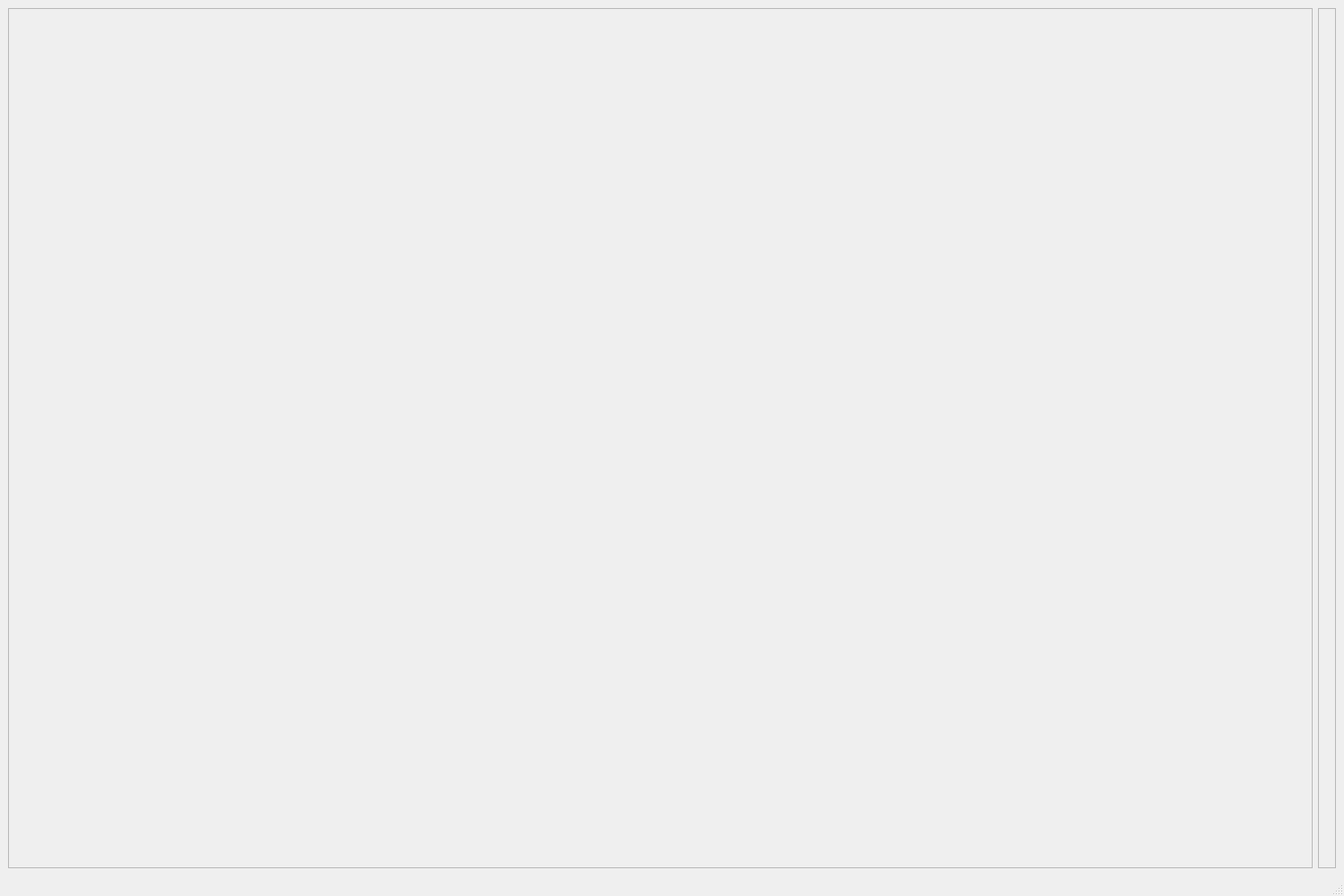
<?xml version="1.0" encoding="UTF-8"?>
<ui version="4.0">
 <class>MainWindow</class>
 <widget class="QMainWindow" name="MainWindow">
  <property name="geometry">
   <rect>
    <x>0</x>
    <y>0</y>
    <width>1500</width>
    <height>1000</height>
   </rect>
  </property>
  <property name="sizePolicy">
   <sizepolicy hsizetype="Fixed" vsizetype="Fixed">
    <horstretch>0</horstretch>
    <verstretch>0</verstretch>
   </sizepolicy>
  </property>
  <property name="minimumSize">
   <size>
    <width>1500</width>
    <height>1000</height>
   </size>
  </property>
  <property name="maximumSize">
   <size>
    <width>1500</width>
    <height>1000</height>
   </size>
  </property>
  <property name="windowTitle">
   <string>DLS Ptychography Beamline Viewer</string>
  </property>
  <widget class="QWidget" name="centralwidget">
   <property name="accessibleName">
    <string>specialframe</string>
   </property>
   <layout class="QGridLayout" name="gridLayout">
    <item row="0" column="0">
     <layout class="QHBoxLayout" name="horizontalLayout">
      <item>
       <widget class="QSplitter" name="viewsplitter">
        <property name="sizePolicy">
         <sizepolicy hsizetype="Expanding" vsizetype="Expanding">
          <horstretch>200</horstretch>
          <verstretch>0</verstretch>
         </sizepolicy>
        </property>
        <property name="accessibleName">
         <string>specialframe</string>
        </property>
        <property name="orientation">
         <enum>Qt::Vertical</enum>
        </property>
        <property name="handleWidth">
         <number>1</number>
        </property>
        <property name="childrenCollapsible">
         <bool>false</bool>
        </property>
        <widget class="QFrame" name="canvasFrame">
         <property name="sizePolicy">
          <sizepolicy hsizetype="Preferred" vsizetype="Maximum">
           <horstretch>100</horstretch>
           <verstretch>0</verstretch>
          </sizepolicy>
         </property>
         <property name="accessibleName">
          <string>pyqtfram</string>
         </property>
         <property name="frameShape">
          <enum>QFrame::StyledPanel</enum>
         </property>
         <property name="frameShadow">
          <enum>QFrame::Raised</enum>
         </property>
         <layout class="QGridLayout" name="pyqtframe" rowstretch="0">
          <property name="leftMargin">
           <number>2</number>
          </property>
          <property name="topMargin">
           <number>2</number>
          </property>
          <property name="rightMargin">
           <number>2</number>
          </property>
          <property name="bottomMargin">
           <number>2</number>
          </property>
          <property name="spacing">
           <number>2</number>
          </property>
          <item row="0" column="0">
           <widget class="QWidget" name="canvasWidget" native="true">
            <property name="sizePolicy">
             <sizepolicy hsizetype="Preferred" vsizetype="Preferred">
              <horstretch>100</horstretch>
              <verstretch>0</verstretch>
             </sizepolicy>
            </property>
           </widget>
          </item>
         </layout>
        </widget>
       </widget>
      </item>
      <item>
       <widget class="QFrame" name="controlFrame">
        <property name="sizePolicy">
         <sizepolicy hsizetype="Minimum" vsizetype="Expanding">
          <horstretch>1</horstretch>
          <verstretch>0</verstretch>
         </sizepolicy>
        </property>
        <property name="frameShape">
         <enum>QFrame::StyledPanel</enum>
        </property>
        <property name="frameShadow">
         <enum>QFrame::Raised</enum>
        </property>
        <layout class="QGridLayout" name="gridLayout_2" rowstretch="0,0,0" columnstretch="0">
         <property name="sizeConstraint">
          <enum>QLayout::SetDefaultConstraint</enum>
         </property>
         <item row="1" column="0" alignment="Qt::AlignTop">
          <widget class="QWidget" name="controlWidget" native="true">
           <property name="sizePolicy">
            <sizepolicy hsizetype="Preferred" vsizetype="Preferred">
             <horstretch>0</horstretch>
             <verstretch>0</verstretch>
            </sizepolicy>
           </property>
          </widget>
         </item>
        </layout>
       </widget>
      </item>
     </layout>
    </item>
   </layout>
  </widget>
  <widget class="QMenuBar" name="menubar">
   <property name="geometry">
    <rect>
     <x>0</x>
     <y>0</y>
     <width>1500</width>
     <height>28</height>
    </rect>
   </property>
  </widget>
  <widget class="QStatusBar" name="statusbar"/>
 </widget>
 <resources/>
 <connections/>
</ui>
